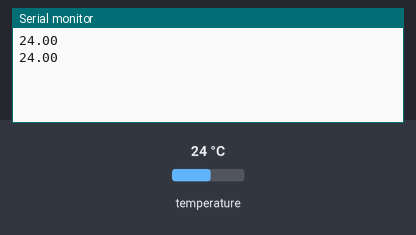
Bench run of a sketch on a simulated Arduino Uno, built with avr-gcc and run on an emulated ATmega328P. Parts: the last lines printed to the serial monitor. The test bench sets the inputs (shaded band); at power-on: temperature 24 °C.

Above: at 2.6 s.
2.7 s: temperature set to 12 °C
At 3.3 s:
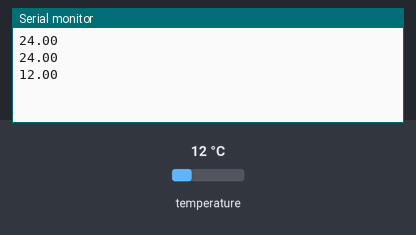
4.2 s: temperature set to 19 °C
At 5.9 s:
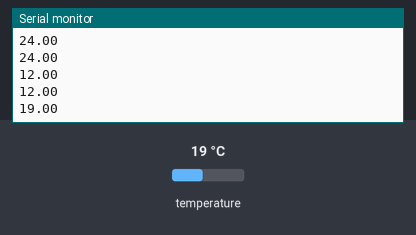
Timing chart, 0 to 7.4 s (numbered marks = the images above; inputs shaded):
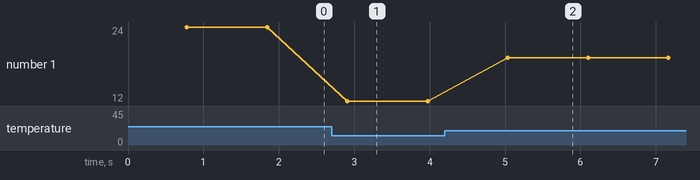

The sketch:

temp_testing.ino
```cpp
/********************************************************************/
// First we include the libraries
#include <OneWire.h>
#include <DallasTemperature.h>
/********************************************************************/
#define ONE_WIRE_BUS 11
/********************************************************************/
OneWire oneWire(ONE_WIRE_BUS);
DallasTemperature sensors(&oneWire);

void setup(void)
{
  // start serial port
  Serial.begin(9600);
  sensors.begin(); // Start up the library
}

void loop(void)
{
  sensors.requestTemperatures();            // Send the command to get temperature readings
  Serial.print(sensors.getTempCByIndex(0)); // Why "byIndex"?
  Serial.print("\n");
  delay(300);
}
```

Measured:
- after the input at 2.7 s, the serial monitor: prints a new line after 0.21 s (image 1)
- after the input at 4.2 s, the serial monitor: prints a new line after 0.84 s (image 2)
- plotted number 1: 24 → 12 after the input at 2.7 s, 12 → 19 after the input at 4.2 s
